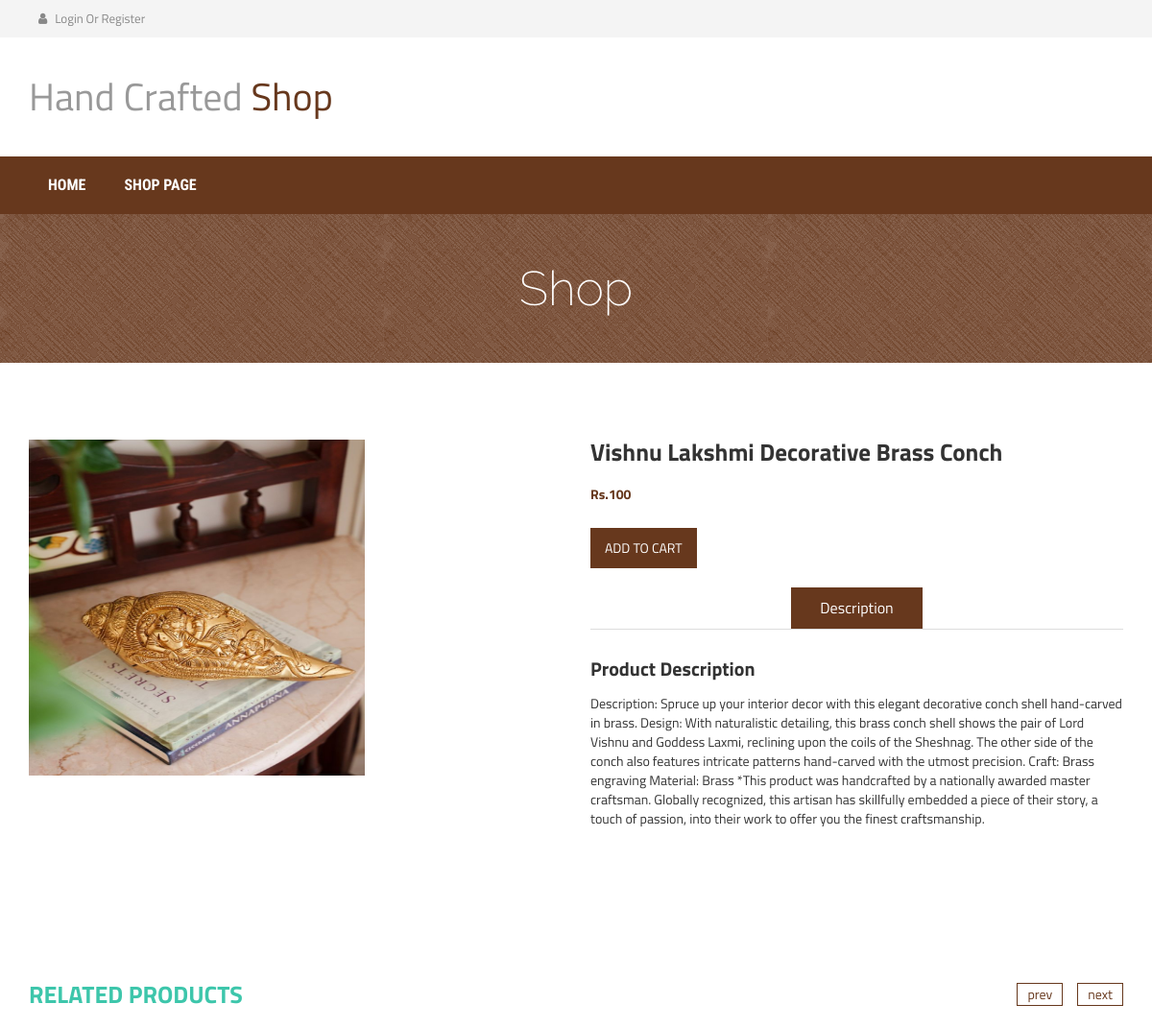
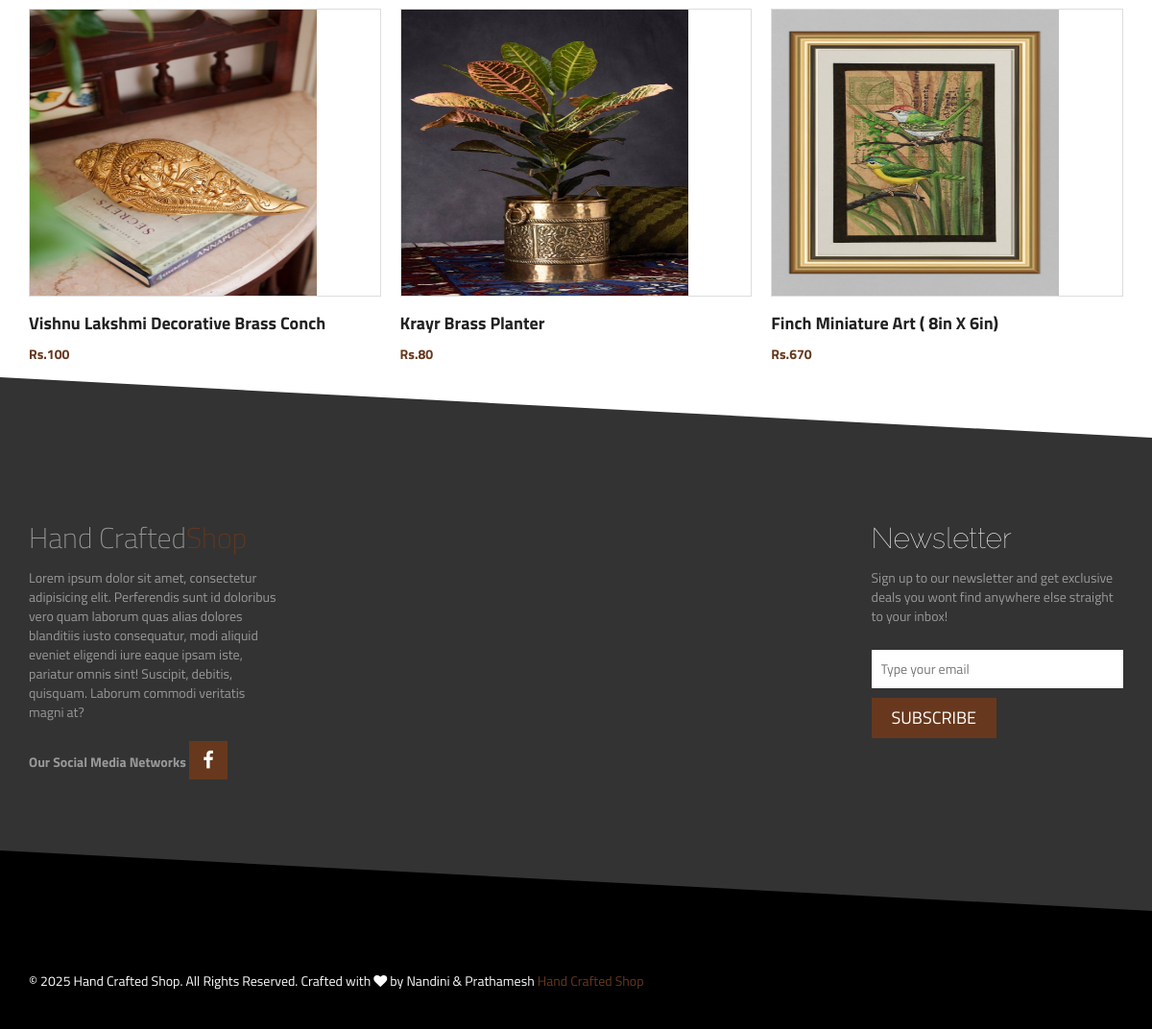
The page /index.php/Single?id=1 on the database its author committed (2 pictures, top to bottom).
### tables this page shows
CREATE TABLE `products` (
  `p_id` int(11) NOT NULL,
  `product_name` varchar(100) NOT NULL,
  `product_category` varchar(100) NOT NULL,
  `product_price` varchar(100) NOT NULL,
  `product_des` varchar(1000) NOT NULL,
  `file_name` varchar(100) NOT NULL,
  `file_path` varchar(100) NOT NULL,
  `file_ext` varchar(100) NOT NULL
);

### application/controllers/Single.php (called while the page is built)
<?php
class Single extends CI_Controller
{
    function index(){
        $id = $_GET['id'];
        $query = $this->Single_model->getPro($id);
        $data['product'] = $query->result();
        $query = $this->Single_model->rel_pro();
        $data['relpro'] = $query->result();
        $this->load->view('single-product',$data);
    }
}

### index.php (called while the page is built, shortened)
<?php
require_once BASEPATH.'core/CodeIgniter.php';

### application/models/Single_model.php (called while the page is built)
<?php
class Single_model extends CI_Model
{
    function getPro($id){
        $query = $this->db->get_where('products',array('p_id' => $id));
        return $query;
    }
    function rel_pro(){
        $query = $this->db->get('products');
        return $query;
    }
}

### application/views/single-product.php (the view, shortened to what this page needs)
<!DOCTYPE html>
<html lang="en">
<head>
    <link rel="stylesheet" href="https://maxcdn.bootstrapcdn.com/bootstrap/3.2.0/css/bootstrap.min.css">
    <link rel="stylesheet" href="https://maxcdn.bootstrapcdn.com/font-awesome/4.3.0/css/font-awesome.min.css">
    <link rel="stylesheet" href="<?php echo base_url() ?>assets/css/owl.carousel.css">
    <link rel="stylesheet" href="<?php echo base_url() ?>assets/style.css">
    <link rel="stylesheet" href="<?php echo base_url() ?>assets/css/responsive.css">
</head>
<body>
<?php
include "include/head.php";
?>
<div class="product-big-title-area">
    <div class="container">
        <div class="row">
            <div class="col-md-12">
                <div class="product-bit-title text-center">
                    <h2>Shop</h2>
                </div>
            </div>
        </div>
    </div>
</div>
<div class="single-product-area">
    <div class="zigzag-bottom"></div>
    <div class="container">
        <div class="row">
            <div class="col-md-12">
                <div class="product-content-right">
                    <?php
                    if(isset($product)){
                        foreach ($product as $row){
                            ?>
                            <div class="row">
                                <div class="col-sm-6">
                                    <div class="product-images">
                                        <div class="product-main-img">
                                            <img style="height: 350px; width: 350px" src="<?php echo base_url() ?>/uploads/<?php echo $row->file_name ?>" alt="">
                                        </div>
                                    </div>
                                </div>
                                <div class="col-sm-6">
                                    <div class="product-inner">
                                        <h2 class="product-name"><?php echo $row->product_name ?></h2>
                                        <div class="product-inner-price">
                                            <ins>Rs.<?php echo $row->product_price ?></ins>
                                        </div>
                                        <a href="<?php echo base_url()?>index.php/Cart?id=<?php echo $row->p_id ?>" ><button class="add_to_cart_button" type="submit">Add to cart</button></a>
                                        <br/><br/>
                                        <div role="tabpanel">
                                            <ul class="product-tab" role="tablist">
                                                <li role="presentation" class="active"><a href="#home" aria-controls="home" role="tab" data-toggle="tab">Description</a></li>
                                            </ul>
                                            <div class="tab-content">
                                                <div role="tabpanel" class="tab-pane fade in active" id="home">
                                                    <h2>Product Description</h2>
                                                    <p>
                                                        <?php echo $row->product_des ?>
                                                    </p>
                                                </div>
                                            </div>
                                        </div>
                                    </div>
                                </div>
                            </div>
                            <?php
                        }
                    }
                    ?>
                    <br/><br/><br/><br/><br/>
                    <div class="related-products-wrapper">
                        <h2 class="related-products-title">Related Products</h2>
                        <div class="related-products-carousel">
                            <?php
                            if(isset($relpro)){
                                foreach($relpro as $row ){
                                    ?>
                            <div class="single-product">
                            <div class="product-f-image">
                                <img style="height: 300px; width: 300px" src="<?php echo base_url() ?>uploads/<?php echo $row->file_name ?>" alt="">
                                <div class="product-hover">
                                </div>
                            </div>
                            <h2><a href=""><?php echo $row->product_name ?></a></h2>
                            <div class="product-carousel-price">
                                <ins>Rs.<?php echo $row->product_price ?></ins>
                            </div>
                        </div>
                                    <?php
                                }
                            }
                            ?>
                        </div>
                    </div>
                </div>
            </div>
        </div>
    </div>
</div>
<?php
include "include/footer.php";
?>
</body>
</html>

### assets/style.css (style rules this page uses)
img { max-width: 100%; height: auto; }
h1, h2, h3, h4, h5, h6 { font-weight: 700; margin: 0 0 15px; }
body { font-family: 'Titillium Web', sans-serif; }
.slider-area, .promo-area, .brands-area, .maincontent-area, .footer-top-area, .product-widget-area, .product-breadcroumb-area, .single-product-area { position: relative;overflow: hidden }
.zigzag-bottom { background: none repeat scroll 0 0 #67381d; bottom: -80px; height: 165px; left: -5%; position: absolute; transform: rotate(3deg); width: 108%; z-index: 9; }
.product-f-image { position: relative; }
.product-hover { height: 100%; left: 0; position: absolute; top: 0; width: 100%;overflow: hidden;border: 1px solid #ddd; }
.product-hover:after { background: none repeat scroll 0 0 #000; content: ""; height: 100%; left: -100%; opacity: 0.6; position: absolute; top: 0; width: 100%;transition: .4s; }
.product-carousel-price ins { color: #67381d; font-weight: 700; margin-right: 5px; text-decoration: none; }
.single-product h2 { font-size: 18px; line-height: 25px; margin-bottom: 10px; margin-top: 15px; }
.single-product h2 a { color: #222; }
.single-product { overflow: hidden; }
a { color: #67381d }
.product-big-title-area { background: url(img/crossword.png) repeat scroll 0 0 #67381d }
.product-bit-title h2 { font-family: raleway; font-size: 50px; font-weight: 200; margin: 0; padding: 50px 0;color: #fff; }
.single-product-area .zigzag-bottom { background-color: #333333 }
.single-product-area { padding: 80px 0 130px; }
input[type="submit"], button[type=submit] { background: none repeat scroll 0 0 #67381d; border: medium none; color: #fff; padding: 11px 20px; text-transform: uppercase; }
.product-main-img { margin-bottom: 20px; }
.product-name { font-size: 25px; margin-bottom: 20px; }
.product-inner-price { margin-bottom: 25px; }
.product-inner-price > ins { color: #67381d; font-weight: 700; margin-right: 10px; text-decoration: none; }
.add_to_cart_button { background: none repeat scroll 0 0 #67381d; border: medium none; color: #fff; padding: 6px 25px;display: inline-block }
.product-tab { border-bottom: 1px solid #ddd; list-style: outside none none; margin: 0 0 30px; padding: 0; text-align: center; }
.product-tab li { display: inline-block; }
.product-tab li.active { background: none repeat scroll 0 0 #67381d; }
.product-tab li.active a { color: #fff; }
.product-tab li a { color: #222; display: block; font-size: 16px; padding: 10px 30px; }
.tab-content h2 { font-size: 20px; }
.tab-content { margin-bottom: 30px; }
.related-products-wrapper { margin-top: 30px; }
.related-products-title { color: #3dc6ab; font-size: 25px; margin-bottom: 30px; text-transform: uppercase; }

### assets/css/responsive.css (style rules this page uses)
@media only screen and (min-width: 992px) and (max-width: 1280px) { input[type="submit"], button[type="submit"] { padding: 11px 15px; } }

### rows shown on the page
products: file_name (picture), product_name "Vishnu Lakshmi Decorative Brass Conch", product_price "100", product_des "Description: Spruce up your interior decor with this elegant decorative conch shell hand-carved in brass. Design: With naturalistic detailing, this brass conch shell shows the pair of Lord Vishnu and Goddess Laxmi, reclining upon the coils of the Sheshnag. The other side of the conch also features intricate patterns hand-carved with the utmost precision. Craft: Brass engraving Material: Brass *This product was handcrafted by a nationally awarded master craftsman. Globally recognized, this artisan has skillfully embedded a piece of their story, a touch of passion, into their work to offer you the finest craftsmanship."
products: file_name (picture), product_name "Krayr Brass Planter", product_price "80"
products: file_name (picture), product_name "Finch Miniature Art ( 8in X 6in)", product_price "670"
